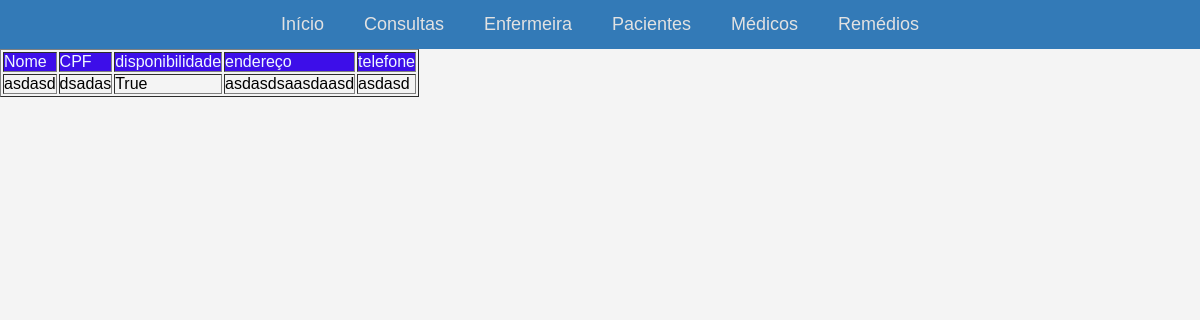
The app's page /enfermeiras, older data.
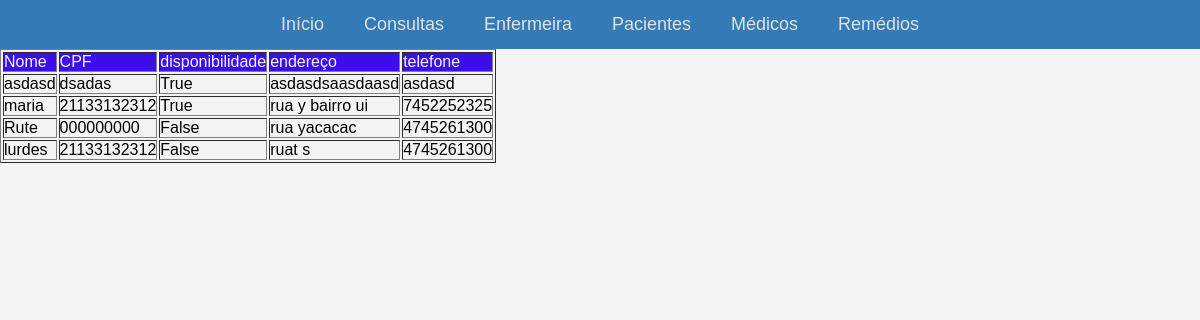
The same page, newer data.
### app1/models.py (models this page shows)
class Enfermeira(models.Model):
    nome = models.CharField(max_length=100, blank=False)
    cpf = models.CharField(max_length=11, blank=False)
    disponibilidade = models.BooleanField()
    endereco = models.CharField(max_length=250, blank=False)
    telefone = models.CharField(max_length=10, blank = False)

### app1/views.py (the view)
# urls.py: path('enfermeiras', enfermeiras, name='enfermeiras'),
def enfermeiras(request):
    return render(request,'enfermeiras.html',{'enfermeira':Enfermeira.objects.all()})

### app1/templates/Enfermeiras.html (shortened to what this page needs)
<table border="1">
</head>
<body>
<header>
    <nav>
        <ul>
            <li><a href="in">Início</a></li>
            <li><a href="consulta">Consultas</a></li>
            <li><a href="enfermeiras">Enfermeira</a></li>
            <li><a href="pacientes">Pacientes</a></li>
            <li><a href="medicos">Médicos</a></li>
            <li><a href="remedios">Remédios</a></li>
        </ul>
    </nav>
</header>
  <thead>
    <tr>
       <td>Nome</td>
       <td>CPF</td>
       <td>disponibilidade</td>
       <td>endereço</td>
       <td>telefone</td>
    </tr>
  </thead>
  <tbody>
    {% for valor in enfermeira %}
    <tr>
        <td>{{valor.nome}}</td>
        <td>{{valor.cpf}}</td>
        <td>{{valor.disponibilidade}}</td>
        <td>{{valor.endereco}}</td>
        <td>{{valor.telefone}}</td>
    </tr>
    {% endfor %}
  </tbody>
</table>

Row changes from the older to the newer data that the page shows:
added Enfermeira: nome "maria", cpf "21133132312", disponibilidade "True", endereco "rua y bairro ui", telefone "7452252325"
added Enfermeira: nome "Rute", cpf "000000000", disponibilidade "False", endereco "rua yacacac", telefone "4745261300"
added Enfermeira: nome "lurdes", cpf "21133132312", disponibilidade "False", endereco "ruat s", telefone "4745261300"
